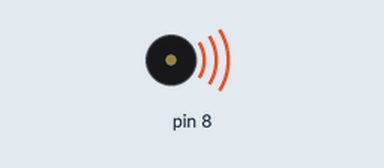
Bench run of a sketch on a simulated Arduino Uno, built with avr-gcc and run on an emulated ATmega328P. Parts: buzzer (waves = sounding).

Above: at 0.12 s.
At 2.37 s:
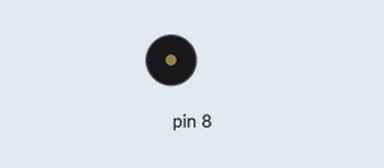
Timing chart, 0 to 3.0 s (numbered marks = the images above):
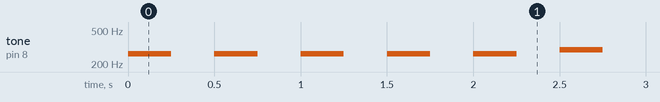

The sketch:

sketch_dec22h.ino
```cpp
void setup() {

}

void loop() {
  tone(8, 262, 250);
  delay(500);
  tone(8, 262, 250);
  delay(500);
  tone(8, 262, 250);
  delay(500);
  tone(8, 262, 250);
  delay(500);
  tone(8, 262, 250);
  delay(500);
  tone(8, 294, 250);
  delay(500);
  tone(8, 392, 250);
  delay(500);
  tone(8, 392, 250);
  delay(500);
  tone(8, 330, 250);
  delay(500);
  tone(8, 262, 250);
  delay(500);
  tone(8, 392, 250);
  delay(500);
  tone(8, 392, 250);
  delay(500);
  tone(8, 330, 250);
  delay(500);
  tone(8, 392, 250);
  delay(500);
  tone(8, 392, 250);
  delay(500);
  tone(8, 330, 250);
  delay(500);
  tone(8, 262, 250);
  delay(500);
  tone(8, 262, 250);
  delay(500);
  tone(8, 262, 250);
  delay(500);
tone(8, 392, 250);
  delay(500);
tone(8, 392, 250);
  delay(500);
tone(8, 330, 250);
  delay(500);
tone(8, 262, 250);
  delay(500);
tone(8, 392, 250);
  delay(500);
tone(8, 392, 250);
  delay(500);
tone(8, 392, 250);
  delay(500);
tone(8, 392, 250);
  delay(500);
tone(8, 392, 250);
  delay(500);
tone(8, 330, 250);
  delay(500);
tone(8, 262, 250);
  delay(500);


}
```

Measured:
- by itself, tone on pin 8: plays 262 Hz for 0.25 s, 262 Hz for 0.25 s, 262 Hz for 0.25 s, 262 Hz for 0.25 s, 262 Hz for 0.25 s, 294 Hz for 0.25 s … (260 notes in this stretch)
